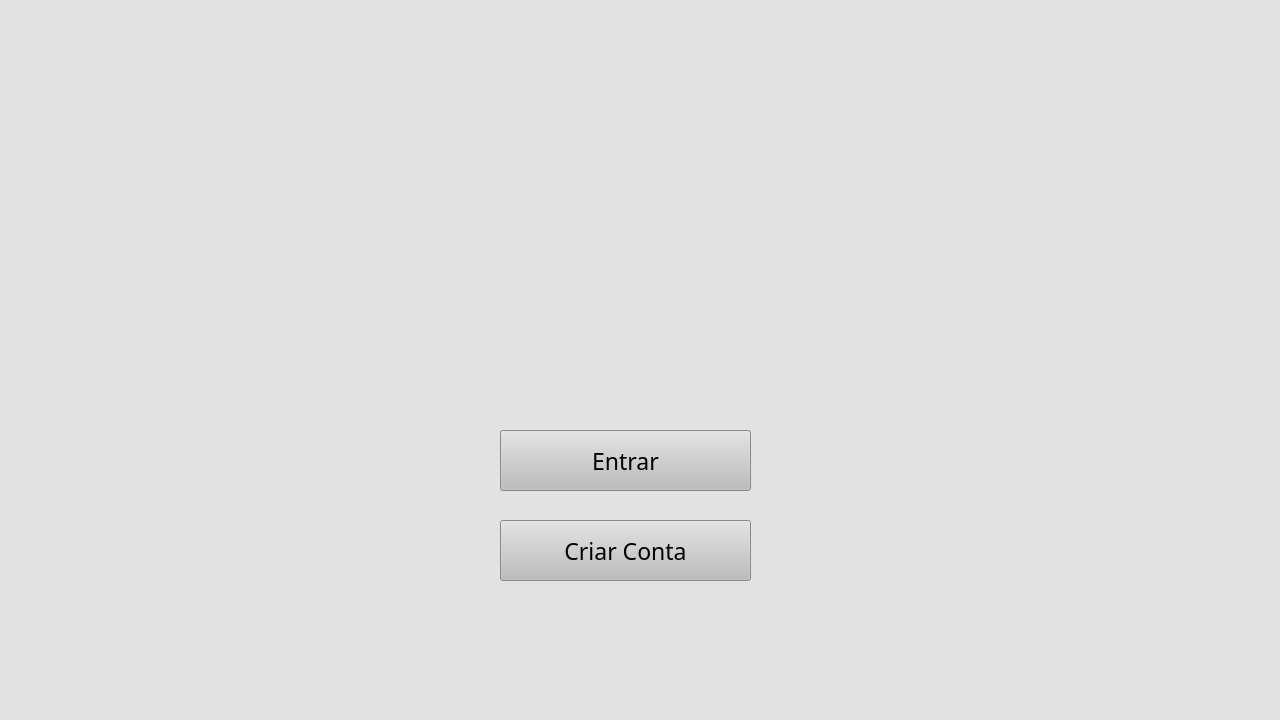
<?xml version="1.0" encoding="UTF-8"?>
<ui version="4.0">
 <class>MainWindow</class>
 <widget class="QMainWindow" name="MainWindow">
  <property name="geometry">
   <rect>
    <x>0</x>
    <y>0</y>
    <width>1280</width>
    <height>720</height>
   </rect>
  </property>
  <property name="maximumSize">
   <size>
    <width>1280</width>
    <height>16777215</height>
   </size>
  </property>
  <property name="font">
   <font>
    <weight>50</weight>
    <italic>false</italic>
    <bold>false</bold>
   </font>
  </property>
  <property name="mouseTracking">
   <bool>false</bool>
  </property>
  <property name="windowTitle">
   <string>Sistema de Controle de Qualidade do Ar</string>
  </property>
  <property name="windowIcon">
   <iconset>
    <normaloff>../../../../../../Imagens/LOGO PEQUENA.png</normaloff>../../../../../../Imagens/LOGO PEQUENA.png</iconset>
  </property>
  <property name="windowOpacity">
   <double>100.000000000000000</double>
  </property>
  <property name="styleSheet">
   <string notr="true">
background-color: rgb(226, 226, 226);</string>
  </property>
  <property name="documentMode">
   <bool>false</bool>
  </property>
  <widget class="QWidget" name="centralwidget">
   <widget class="QLabel" name="Logo">
    <property name="geometry">
     <rect>
      <x>230</x>
      <y>10</y>
      <width>791</width>
      <height>371</height>
     </rect>
    </property>
    <property name="font">
     <font>
      <pointsize>12</pointsize>
     </font>
    </property>
    <property name="text">
     <string/>
    </property>
    <property name="pixmap">
     <pixmap>Imagens/LOGO GERAL.png</pixmap>
    </property>
   </widget>
   <widget class="QPushButton" name="loginButton">
    <property name="geometry">
     <rect>
      <x>500</x>
      <y>430</y>
      <width>251</width>
      <height>61</height>
     </rect>
    </property>
    <property name="font">
     <font>
      <family>Rockwell Extra Bold</family>
      <pointsize>17</pointsize>
     </font>
    </property>
    <property name="mouseTracking">
     <bool>false</bool>
    </property>
    <property name="autoFillBackground">
     <bool>false</bool>
    </property>
    <property name="styleSheet">
     <string notr="true">background-color: rgb(189, 189, 189);</string>
    </property>
    <property name="text">
     <string>Entrar</string>
    </property>
    <property name="iconSize">
     <size>
      <width>32</width>
      <height>32</height>
     </size>
    </property>
    <property name="checkable">
     <bool>false</bool>
    </property>
    <property name="autoDefault">
     <bool>false</bool>
    </property>
    <property name="default">
     <bool>false</bool>
    </property>
    <property name="flat">
     <bool>false</bool>
    </property>
   </widget>
   <widget class="QPushButton" name="signupButton">
    <property name="geometry">
     <rect>
      <x>500</x>
      <y>520</y>
      <width>251</width>
      <height>61</height>
     </rect>
    </property>
    <property name="font">
     <font>
      <family>Rockwell Extra Bold</family>
      <pointsize>17</pointsize>
     </font>
    </property>
    <property name="autoFillBackground">
     <bool>false</bool>
    </property>
    <property name="styleSheet">
     <string notr="true">background-color: rgb(189, 189, 189);</string>
    </property>
    <property name="text">
     <string>Criar Conta</string>
    </property>
    <property name="iconSize">
     <size>
      <width>32</width>
      <height>32</height>
     </size>
    </property>
    <property name="checkable">
     <bool>false</bool>
    </property>
   </widget>
  </widget>
  <widget class="QStatusBar" name="statusbar">
   <property name="enabled">
    <bool>true</bool>
   </property>
  </widget>
 </widget>
 <resources/>
 <connections/>
</ui>
